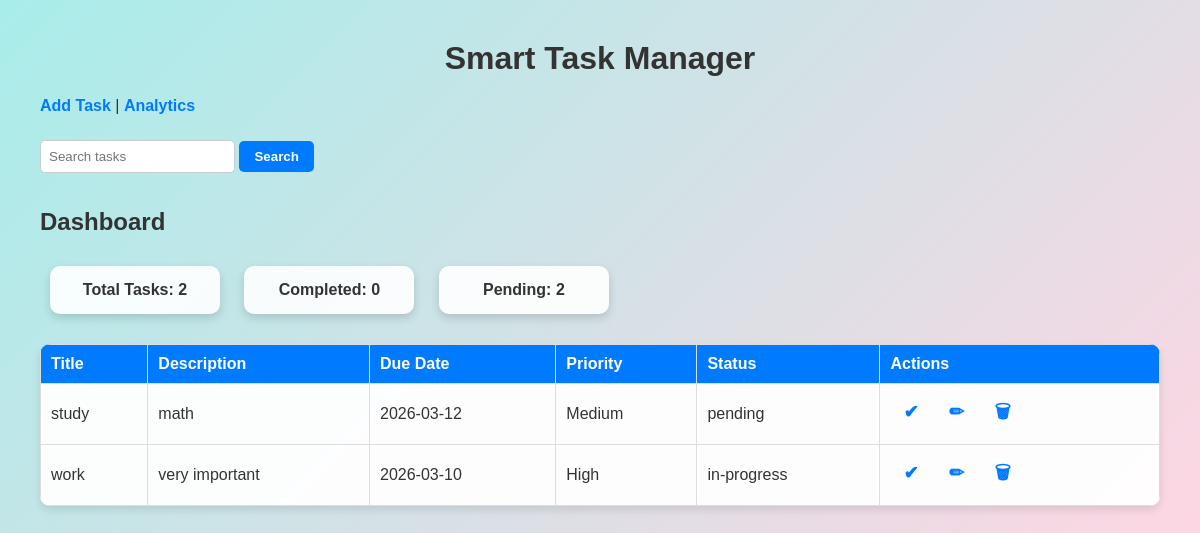
The page / on the database its author committed.
### tables this page shows
CREATE TABLE tasks(
        id INTEGER PRIMARY KEY AUTOINCREMENT,
        title TEXT NOT NULL,
        description TEXT,
        due_date TEXT,
        priority TEXT,
        status TEXT DEFAULT 'pending',
        created_at TEXT DEFAULT CURRENT_TIMESTAMP
    );

### app.py (the view)
@app.route('/')
def index():
    conn = get_db_connection()
    tasks = conn.execute(
        "SELECT * FROM tasks ORDER BY created_at DESC"
    ).fetchall()
    total = conn.execute("SELECT COUNT(*) FROM tasks").fetchone()[0]
    completed = conn.execute("SELECT COUNT(*) FROM tasks WHERE status='completed'").fetchone()[0]
    pending = conn.execute("SELECT COUNT(*) FROM tasks WHERE status!='completed'").fetchone()[0]
    conn.close()
    today = datetime.today().date()
    return render_template(
        "index.html",
        tasks=tasks,
        total=total,
        completed=completed,
        pending=pending,
        today=today
    )

### app.py (called while the page is built)
def get_db_connection():
    conn = sqlite3.connect(DATABASE)
    conn.row_factory = sqlite3.Row
    return conn

### templates/index.html (shortened to what this page needs)
<!DOCTYPE html>
<html>
<head>
    <link rel="stylesheet" href="{{ url_for('static', filename='style.css') }}">
</head>
<body>
    <h1>Smart Task Manager</h1>
    <div style="margin-bottom:20px;">
        <a href="/add">Add Task</a> |
        <a href="/analytics">Analytics</a>
    </div>
    <form action="/search" style="margin-bottom:20px;">
        <input type="text" name="keyword" placeholder="Search tasks">
        <button type="submit">Search</button>
    </form>
    <h2>Dashboard</h2>
    <div class="card">Total Tasks: {{ total }}</div>
    <div class="card">Completed: {{ completed }}</div>
    <div class="card">Pending: {{ pending }}</div>
    <table>
        <tr>
            <th>Title</th>
            <th>Description</th>
            <th>Due Date</th>
            <th>Priority</th>
            <th>Status</th>
            <th>Actions</th>
        </tr>
        {% for task in tasks %}
        <tr>
            <td>{{ task['title'] }}</td>
            <td>{{ task['description'] }}</td>
            <td>{{ task['due_date'] }}</td>
            <td>{{ task['priority'] }}</td>
            <td>{{ task['status'] }}</td>
            <td>
                <a class="action-btn" href="/complete/{{ task['id'] }}" data-tooltip="Completed">✔</a>
                <a class="action-btn" href="/edit/{{ task['id'] }}" data-tooltip="Edit">✏</a>
                <a class="action-btn" href="/delete/{{ task['id'] }}" data-tooltip="Delete">🗑</a>
            </td>
        </tr>
        {% endfor %}
    </table>
</body>
</html>

### static/style.css (style rules this page uses)
body { font-family: Arial, sans-serif; margin: 40px; background: linear-gradient(135deg, #a8edea, #fed6e3); color: #333; }
h1 { margin-bottom: 20px; text-align: center; }
a { text-decoration: none; color: #007BFF; font-weight: bold; }
.card { display: inline-block; padding: 15px 25px; margin: 10px; background: rgba(255,255,255,0.9); border-radius: 10px; box-shadow: 0px 4px 10px rgba(0,0,0,0.15); font-weight: bold; text-align: center; min-width: 120px; }
table { margin-top: 20px; border-collapse: collapse; width: 100%; background: rgba(255,255,255,0.95); box-shadow: 0 4px 8px rgba(0,0,0,0.1); border-radius: 10px; overflow: hidden; }
th, td { border: 1px solid #ddd; padding: 10px; text-align: left; }
th { background: #007BFF; color: white; }
tr { border-radius: 5px; }
.action-btn { display: inline-block; margin: 0 5px; padding: 5px 8px; font-size: 18px; cursor: pointer; position: relative; text-decoration: none; }
.action-btn::after { opacity: 0; transition: opacity 0.2s; }
form input[type="text"], form input[type="date"], form select { padding: 8px; margin: 5px 0 15px 0; border-radius: 5px; border: 1px solid #ccc; }
form button { background-color: #007BFF; color: white; padding: 8px 15px; border: none; border-radius: 5px; cursor: pointer; font-weight: bold; }

### rows shown on the page
tasks: title "study", description "math", due_date "2026-03-12", priority "Medium", status "pending"
tasks: title "work", description "very important", due_date "2026-03-10", priority "High", status "in-progress"

### other values the page prints
{{ total }} "2"
{{ completed }} "0"
{{ pending }} "2"
